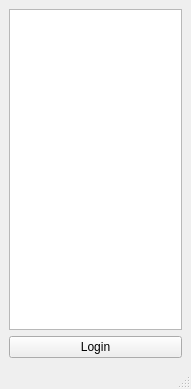
<?xml version="1.0" encoding="UTF-8"?>
<ui version="4.0">
 <class>MainWindow</class>
 <widget class="QMainWindow" name="MainWindow">
  <property name="geometry">
   <rect>
    <x>0</x>
    <y>0</y>
    <width>191</width>
    <height>389</height>
   </rect>
  </property>
  <property name="windowTitle">
   <string>MainWindow</string>
  </property>
  <widget class="QWidget" name="centralwidget">
   <layout class="QGridLayout" name="gridLayout">
    <item row="0" column="0">
     <widget class="QListWidget" name="contactList"/>
    </item>
    <item row="1" column="0">
     <widget class="QPushButton" name="loginButton">
      <property name="enabled">
       <bool>true</bool>
      </property>
      <property name="text">
       <string>Login</string>
      </property>
     </widget>
    </item>
   </layout>
  </widget>
  <widget class="QMenuBar" name="menubar">
   <property name="geometry">
    <rect>
     <x>0</x>
     <y>0</y>
     <width>191</width>
     <height>22</height>
    </rect>
   </property>
  </widget>
  <widget class="QStatusBar" name="statusbar"/>
 </widget>
 <resources/>
 <connections/>
</ui>
